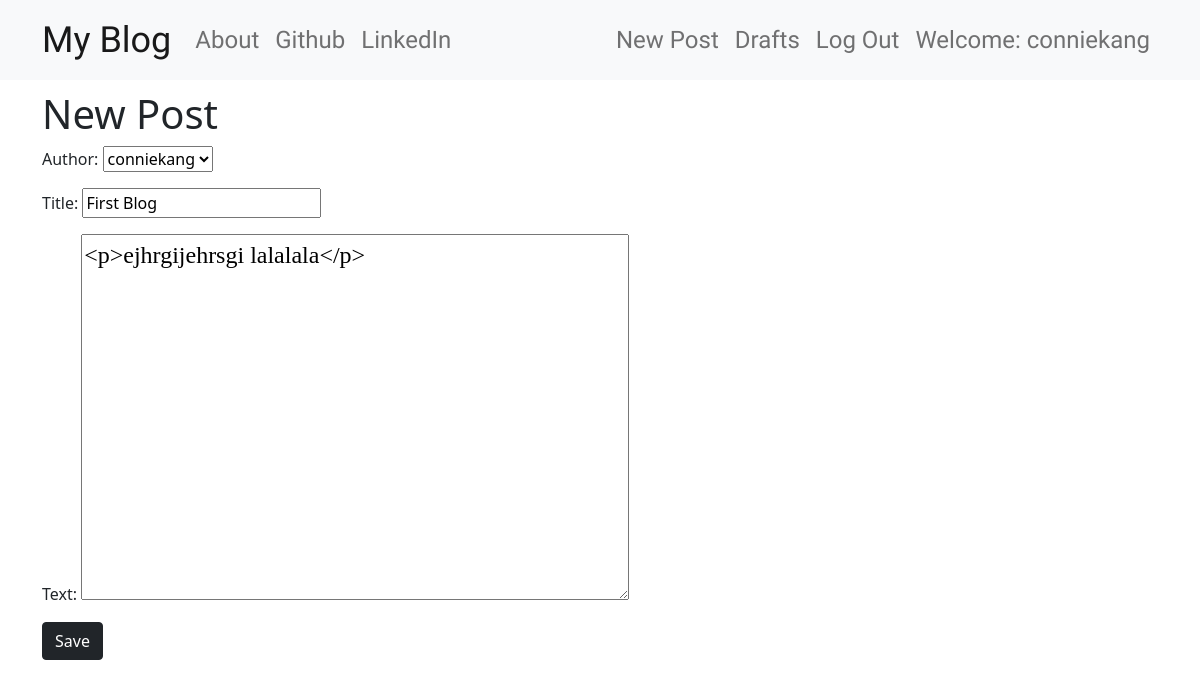
Screenshot of /post/3/edit/ (signed in) with the database file from the repository.
### blog/models.py (models this page shows, shortened)
class Post(models.Model):
    author = models.ForeignKey('auth.User', on_delete=models.CASCADE)
    title = models.CharField(max_length=200)
    text = models.TextField()
    create_date = models.DateTimeField(default=timezone.now())
    published_date = models.DateTimeField(blank=True, null=True)

### blog/views.py (the view)
# urls.py: re_path(r'post/(?P<pk>\d+)/edit/$', views.PostUpdateView.as_view(), name='post_edit'),
class PostUpdateView(LoginRequiredMixin, UpdateView):
    login_url = '/login/'
    redirect_field_name = 'blog/post_detail.html'
    form_class = PostForm
    model = Post

### blog/forms.py
class PostForm(forms.ModelForm):
    class Meta():
        model = Post
        fields = ('author', 'title', 'text')
        widgets = {
            'title': forms.TextInput(attrs={'class':'textinputclass'}),
            'text': forms.Textarea(attrs={'class':'editable medium-editor-textarea postcontent'})
        }

### blog/templates/blog/post_form.html (shortened to what this page needs)
{% extends 'blog/base.html' %}
{% block content %}
<h1>New Post</h1>
<form method="POST" class="post-form">
    {{form.as_p}}
    <button type="submit" class="save btn btn-dark">Save</button>
</form>
{% endblock content %}

### blog/templates/blog/base.html (shortened to what this page needs)
{% load static %}
<!DOCTYPE html>
<html lang="en">
<head>
    <link href="https://cdn.jsdelivr.net/npm/bootstrap@5.1.1/dist/css/bootstrap.min.css" rel="stylesheet">
    <link rel="stylesheet" href="//cdn.jsdelivr.net/npm/medium-editor@latest/dist/css/medium-editor.min.css" type="text/css" media="screen" charset="utf-8">
    <link rel="stylesheet" href="{% static 'css/blog.css' %}">
</head>
<body class="loader">
    <nav class="navbar navbar-expand-lg navbar-light bg-light techfont custom-navbar">
        <div class="container">
        <a class="navbar-brand bigbrand" href="{% url 'post_list' %}">My Blog</a>
          <div class="collapse navbar-collapse" id="navbarNavDropdown">
            <ul class="navbar-nav mr-auto">
                <li class="nav-item">
                    <a class="nav-link" href="{% url 'about' %}">About</a>
                </li>
                <li class="nav-item">
                    <a class="nav-link" href="https://github.com/conniehqk">Github</a>
                </li>
                <li class="nav-item">
                    <a class="nav-link" href="https://www.linkedin.com/in/connie-kang-948366115/">LinkedIn</a>
                </li>
            </ul>
            <ul class="navbar-nav ms-auto">
                {% if user.is_authenticated %}
                <li class="nav-item">
                    <a class="nav-link" href="{% url 'post_new' %}">New Post</a>
                </li>
                <li class="nav-item">
                    <a class="nav-link" href="{% url 'post_draft_list' %}">Drafts</a>
                </li>
                <li class="nav-item">
                    <a class="nav-link" href="{% url 'logout' %}">Log Out</a>
                </li>
                <li class="nav-item">
                    <a class="nav-link">Welcome: {{user.username}}</a>
                </li>
                {% else %}
                <li class="nav-item">
                    <a class="nav-link" href="{% url 'login' %}"><i class="fas fa-user"></i></a>
                </li>
                {% endif %}
            </ul>
          </div>
        </div>
    </nav>
    <div class="content container">
        <div class="row">
            <div class="col-md-8">
                <div class="blog_posts">
                    {% block content %}
                    {% endblock %}
                </div>
            </div>
        </div>
    </div>
</body>
</html>

### blog/static/css/blog.css (style rules this page uses)
.techfont { font-family: 'Architects Daughter', cursive; font-size: 1.5em; margin-bottom: 10px; }
.bigbrand { font-size: 1.5em; }
.postcontent { font-family: 'Antic Slab', serif; font-size: 1.5em; }
.loader { filter:hue-rotate(0deg); color:linear-gradient(45deg,#0f8,#08f); animation:hue 10000ms infinite linear; }

### rows the page displays
Post: author "conniekang", title "First Blog", text "<p>ejhrgijehrsgi lalalala</p>"

### other values shown
{{ user.username }} "conniekang"
